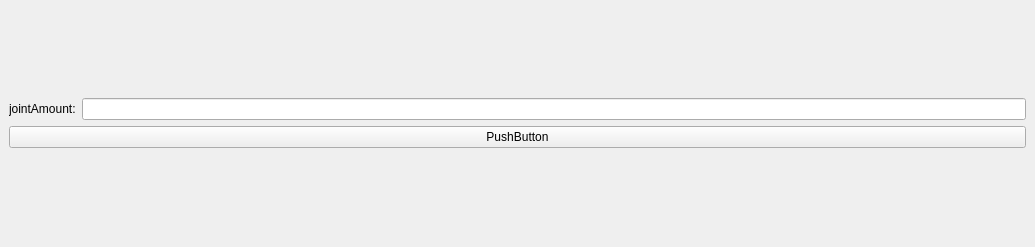
<?xml version="1.0" encoding="UTF-8"?>
<ui version="4.0">
 <class>MainWindow</class>
 <widget class="QMainWindow" name="MainWindow">
  <property name="geometry">
   <rect>
    <x>0</x>
    <y>0</y>
    <width>1035</width>
    <height>247</height>
   </rect>
  </property>
  <property name="windowTitle">
   <string>ArmCreation</string>
  </property>
  <widget class="QWidget" name="centralwidget">
   <layout class="QGridLayout" name="gridLayout">
    <item row="0" column="0">
     <layout class="QVBoxLayout" name="verticalLayout">
      <item>
       <layout class="QHBoxLayout" name="horizontalLayout">
        <item>
         <widget class="QLabel" name="label">
          <property name="text">
           <string>jointAmount:</string>
          </property>
         </widget>
        </item>
        <item>
         <widget class="QLineEdit" name="lineEdit"/>
        </item>
       </layout>
      </item>
      <item>
       <widget class="QPushButton" name="pushButton">
        <property name="text">
         <string>PushButton</string>
        </property>
        <property name="+commmand" stdset="0">
         <string>ArmCreation.use.createArm</string>
        </property>
       </widget>
      </item>
     </layout>
    </item>
   </layout>
  </widget>
 </widget>
 <resources/>
 <connections/>
</ui>
